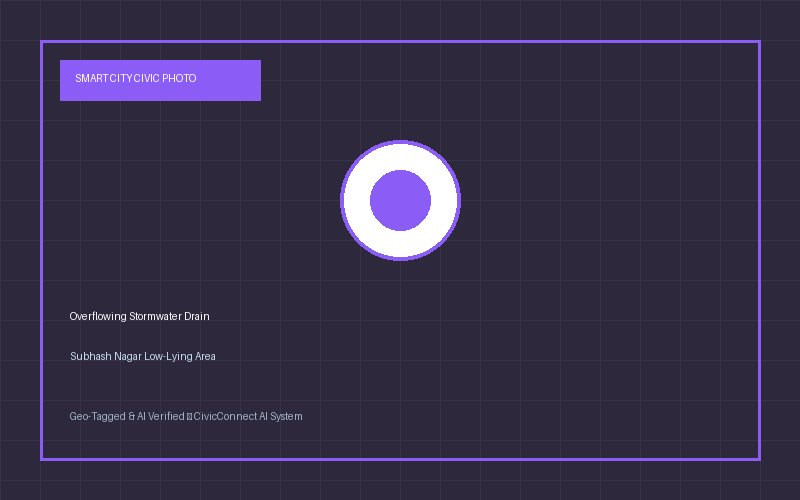
#> input picture uploads/sample_drainage.jpg, 800 x 500 px
$ python -i ai_engine.py   (imports and definitions only)
#> lines starting #> are read from the running program, lines starting #| are printed output that depends on the picture
import os
import math
import re
from typing import Dict, Any, List, Optional, Tuple
from PIL import Image, ImageStat, ImageFilter

CATEGORIES = {
    "Pothole": {
        "keywords": ["pothole", "crater", "dent", "road hole", "tarmac crack", "tyre damage", "bumpy road", "asphalt hole", "manhole sink"],
        "department": "Roads and Transportation Department",
        "base_severity": 30,
        "hazard_weight": 20
    },
    "Road Damage": {
        "keywords": ["road damage", "damaged road", "caved in", "divider broken", "speed breaker", "pavement", "footpath broken", "sinkhole", "road collapse", "asphalt damage"],
        "department": "Roads and Transportation Department",
        "base_severity": 28,
        "hazard_weight": 18
    },
    "Garbage Problem": {
        "keywords": ["garbage", "trash", "waste", "dumping", "rubbish", "litter", "stench", "smell", "plastic waste", "overflowing bin", "debris", "rotting"],
        "department": "Sanitation Department",
        "base_severity": 22,
        "hazard_weight": 10
    },
    "Broken Streetlight": {
        "keywords": ["streetlight", "street light", "lamp post", "light pole", "dark road", "flickering light", "no light", "bulb fused", "darkness", "street lamp"],
        "department": "Electricity Department",
        "base_severity": 20,
        "hazard_weight": 15
    },
    "Water Leakage": {
        "keywords": ["water leakage", "leak", "pipeline burst", "broken pipe", "drinking water wasted", "water gushing", "valve broken", "pipe burst", "water flowing"],
        "department": "Water Supply Department",
        "base_severity": 28,
        "hazard_weight": 16
    },
    "Drainage Problem": {
        "keywords": ["drainage", "drain", "sewer", "sewage", "gutter", "overflowing sewage", "blocked drain", "dirty water", "stagnant water", "choked drain", "septic overflow"],
        "department": "Municipal Engineering Department",
        "base_severity": 26,
        "hazard_weight": 14
    },
    "Public Safety Issue": {
        "keywords": ["danger", "hazard", "electric wire", "live wire", "spark", "accident", "open manhole", "collapse risk", "fallen tree", "wire hanging", "electrocution", "fire risk"],
        "department": "Emergency / Public Safety Department",
        "base_severity": 38,
        "hazard_weight": 25
    },
    "Damaged Public Property": {
        "keywords": ["public property", "broken bench", "bus stop damaged", "park fence", "signboard broken", "vandalism", "railing broken", "public toilet damaged"],
        "department": "Public Works Department",
        "base_severity": 18,
        "hazard_weight": 8
    },
    "Traffic Problem": {
        "keywords": ["traffic", "traffic jam", "signal not working", "signal broken", "congestion", "gridlock", "wrong parking", "signal failure"],
        "department": "Traffic Management Department",
        "base_severity": 22,
        "hazard_weight": 12
    }
}

HAZARD_TRIGGERS = [
    "accident", "danger", "fatal", "sparking", "injuries", "injured", "hospital",
    "emergency", "collapse", "live wire", "children", "school", "elderly fallen",
    "death", "severe", "critical", "urgent", "electric shock", "explosion"
]

HIGH_IMPORTANCE_LOCATIONS = [
    "hospital", "school", "market", "metro", "station", "junction", "highway",
    "main road", "bus stand", "university", "circle", "central", "expressway"
]

# [22 lines left out: functions haversine_distance_meters, text_similarity, not called in this run]

def analyze_image_features(image_path: Optional[str]) -> Dict[str, Any]:
    """
    Extracts computer vision image features:
    - Mean luminance & RGB contrast
    - Surface roughness / edge density
    - Texture irregularity indicative of asphalt cracks, potholes, garbage piles, or water sheen.
    """
#> called with image_path = '../uploads/sample_drainage.jpg'
    if not image_path or not os.path.exists(image_path):
        return {
            "has_image": False,
            "visual_confidence_boost": 0,
            "detected_visual_aspects": ["No visual artifact provided"],
            "image_quality": "none"
        }

    try:
        with Image.open(image_path) as img:
#> img is the input picture: PIL image 800x500 RGB; mean R, G, B 54.4, 47.5, 73.3
            img_rgb = img.convert("RGB")
            width, height = img_rgb.size
#> width = 800; height = 500
            stats = ImageStat.Stat(img_rgb)
            mean_r, mean_g, mean_b = stats.mean
#> mean_r = 54.43; mean_g = 47.52; mean_b = 73.34
            mean_brightness = (mean_r + mean_g + mean_b) / 3.0
#> mean_brightness = 58.43
            variance_rgb = (stats.var[0] + stats.var[1] + stats.var[2]) / 3.0
#> variance_rgb = 1411.6

            # Edge density analysis (roughness / potholes / cracks)
            gray = img.convert("L")
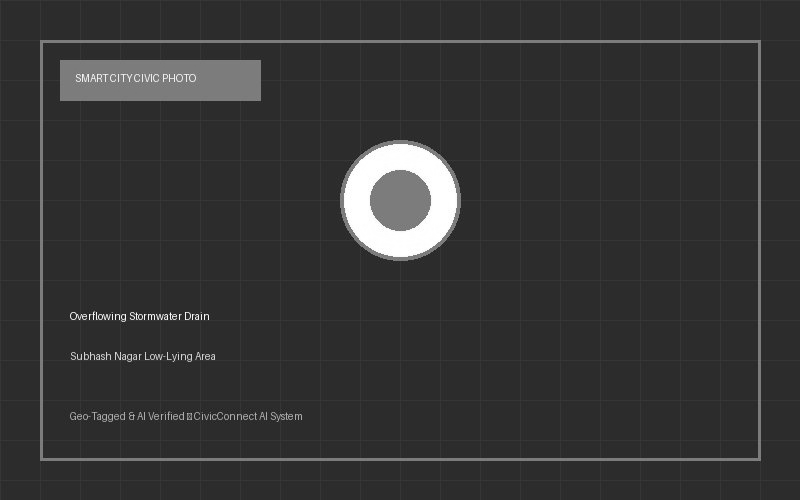
#> gray: PIL image 800x500 L; min 22, max 255, mean 52.7
            edges = gray.filter(ImageFilter.FIND_EDGES)
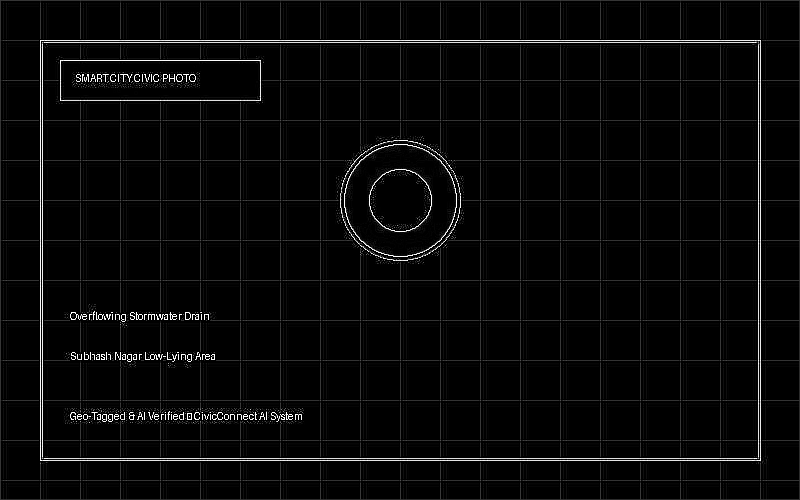
#> edges: PIL image 800x500 L; min 0, max 255, mean 8.3
            edge_stats = ImageStat.Stat(edges)
            edge_mean = edge_stats.mean[0]  # Higher indicates uneven rough surfaces (potholes, debris)
#> edge_mean = 8.32

            aspects = []
            if edge_mean > 25:
                aspects.append("High edge density / surface fracture detected (cracks/debris)")
            if mean_brightness < 60:
                aspects.append("Low ambient illumination detected (night/dim conditions)")
            if variance_rgb > 2500:
                aspects.append("Heterogeneous color distribution detected (refuse/litter patterns)")
            if abs(mean_r - mean_b) < 15 and mean_brightness > 120 and edge_mean < 20:
                aspects.append("Specular / reflective surface detected (water ponding/leakage)")

            boost = min(12, int((edge_mean / 10.0) + (1 if len(aspects) > 1 else 0)))
#> boost = 0

            return {
                "has_image": True,
                "width": width,
                "height": height,
                "mean_brightness": round(mean_brightness, 1),
                "edge_roughness": round(edge_mean, 1),
                "visual_confidence_boost": boost,
                "detected_visual_aspects": aspects if aspects else ["Standard civic infrastructure context"],
                "image_quality": "verified_hd" if width >= 600 else "standard"
            }
    except Exception as e:
        return {
            "has_image": True,
            "visual_confidence_boost": 0,
            "detected_visual_aspects": [f"Image processed: {str(e)[:40]}"],
            "image_quality": "processed"
        }

# [184 lines left out: functions analyze_issue, find_duplicate_issues, not called in this run]

>>> result = analyze_image_features('../uploads/sample_drainage.jpg')
#> result = 8 items
